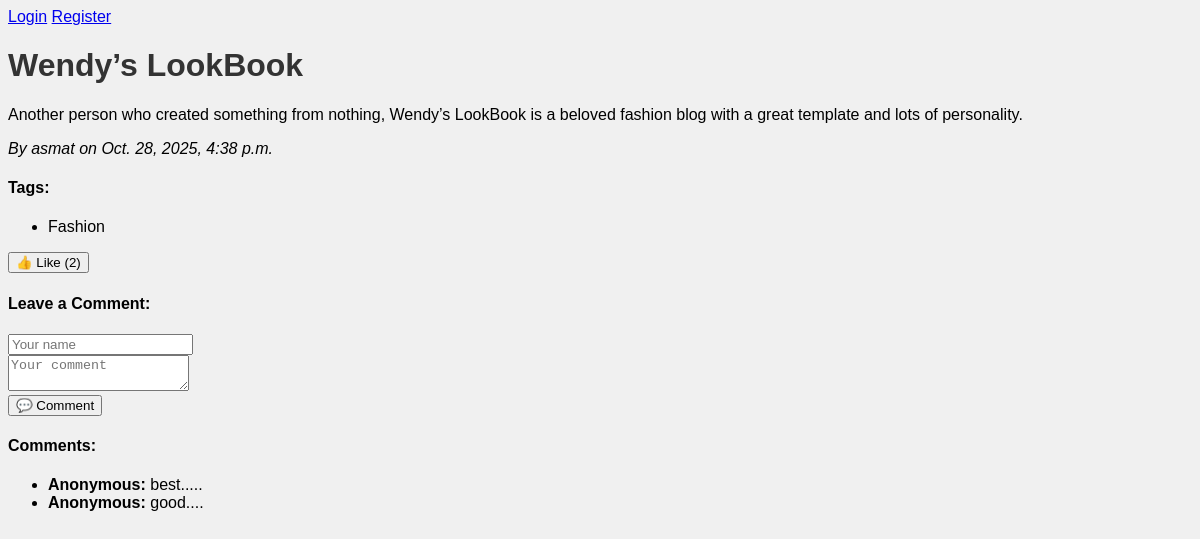
The page /post/8/ on the database its author committed.
### blog/models.py (models this page shows, shortened)
class Post(models.Model):
    title = models.CharField(max_length=200)
    content = models.TextField()
    tags = models.ManyToManyField(Tag)
    created_at = models.DateTimeField(auto_now_add=True)
    author = models.ForeignKey(User, on_delete=models.CASCADE)
    categories = models.ManyToManyField(Category)

class Tag(models.Model):
    name = models.CharField(max_length=100)

class Comment(models.Model):
    post = models.ForeignKey(Post, on_delete=models.CASCADE)
    user = models.ForeignKey(User, on_delete=models.CASCADE)
    content = models.TextField()
    author = models.CharField(max_length=100, default="Anonymous")
    text = models.TextField()
    created_at = models.DateTimeField(auto_now_add=True)

### blog/views.py (the view)
# urls.py: path('post/<int:post_id>/', views.post_detail, name='post_detail'),
def post_detail(request, post_id):
    post = get_object_or_404(Post, id=post_id)
    comments = Comment.objects.filter(post=post)
    likes = Like.objects.filter(post=post)
    tags = post.tags.all()
    form = CommentForm()
    return render(request, 'blog/post_detail.html', {'post': post, 'comments': comments, 'likes': likes, 'tags': tags, 'form': form})

### blog/forms.py
class CommentForm(forms.ModelForm):
    class Meta:
        model = Comment
        fields = ['text']

### blog/templates/blog/post_detail.html (shortened to what this page needs)
{% extends 'blog/base.html' %}
{% block content %}
<h1>{{ post.title }}</h1>
<p>{{ post.content }}</p>
<p><em>By {{ post.author }} on {{ post.created_at }}</em></p>
<h4>Tags:</h4>
<ul>
  {% for tag in post.tags.all %}
    <li>{{ tag.name }}</li>
  {% empty %}
    <li>No tags</li>
  {% endfor %}
</ul>
<form method="post" action="{% url 'like_post' post.id %}">
  <button type="submit">👍 Like ({{ post.like_set.count }})</button>
</form>
<h4>Leave a Comment:</h4>
<form method="post" action="{% url 'add_comment' post.id %}">
  <input type="text" name="author" placeholder="Your name" required><br>
  <textarea name="content" placeholder="Your comment" required></textarea><br>
  <button type="submit">💬 Comment</button>
</form>
<h4>Comments:</h4>
<ul>
  {% for comment in post.comment_set.all %}
    <li><strong>{{ comment.author }}:</strong> {{ comment.content }}</li>
  {% empty %}
    <li>No comments yet</li>
  {% endfor %}
</ul>
{% endblock %}

### blog/templates/blog/base.html (shortened to what this page needs)
{% load static %}
<!DOCTYPE html>
<html>
<head>
    <link rel="stylesheet" href="{% static 'blog/style.css' %}">
</head>
<body>
    <nav>
	{% if user.is_authenticated %}
	    <a href="{% url 'post_create' %}">New Post</a>
	    <a href="{% url 'logout' %}">Logout</a>
	{% else %}
	    <a href="{% url 'login' %}">Login</a>
	    <a href="{% url 'register' %}">Register</a>
	{% endif %}
    </nav>
    {% block content %}
    {% endblock %}
</body>
</html>

### blog/static/blog/style.css (style rules this page uses)
body { background-color: #f0f0f0; font-family: Arial, sans-serif; }
h1 { color: #333; }

### rows shown on the page
Post: title "Wendy’s LookBook", content "Another person who created something from nothing, Wendy’s LookBook is a beloved fashion blog with a great template and lots of personality.", author "asmat", created_at "Oct. 28, 2025, 4:38 p.m.", like_set.count "2"
Tag: name "Fashion"
Comment: author "Anonymous", content "best....."
Comment: author "Anonymous", content "good...."
